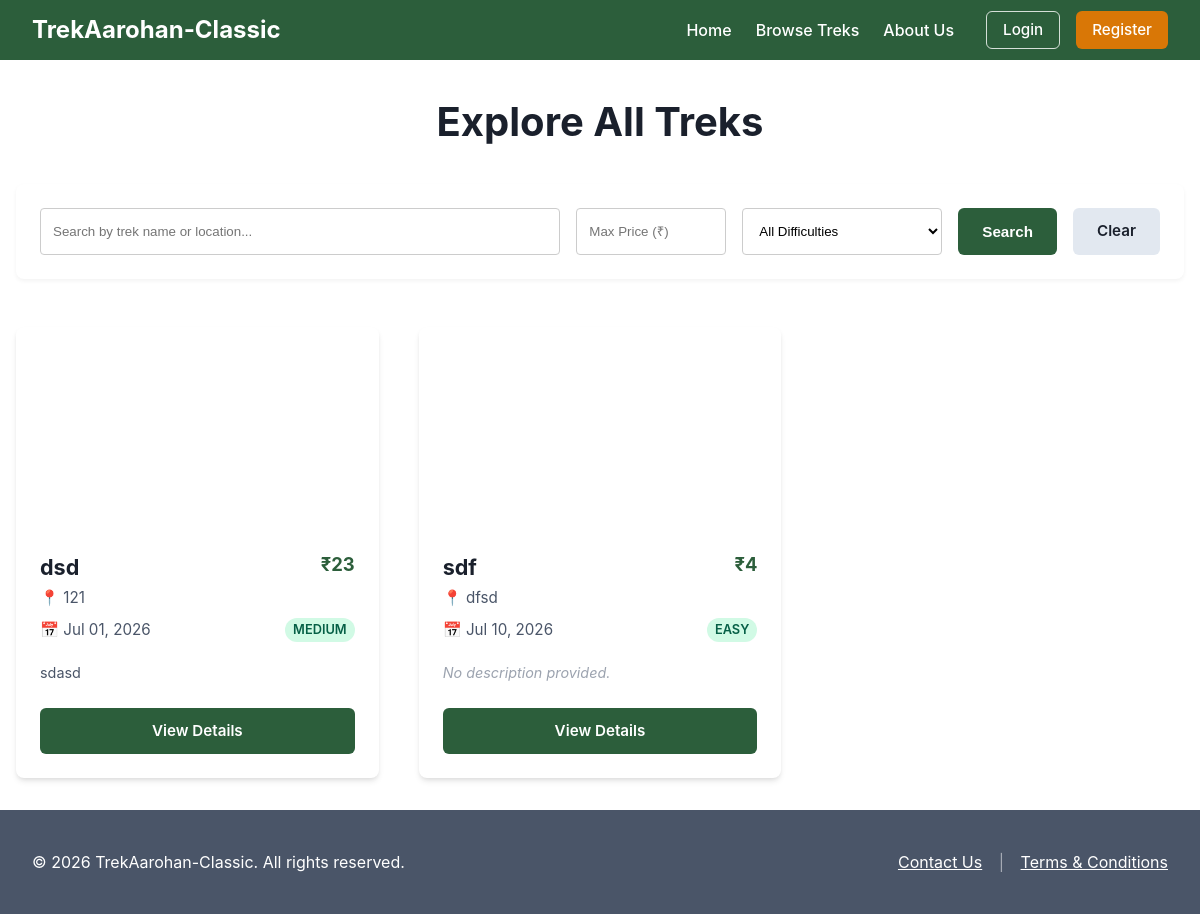
The page /treks on the database as committed earlier.
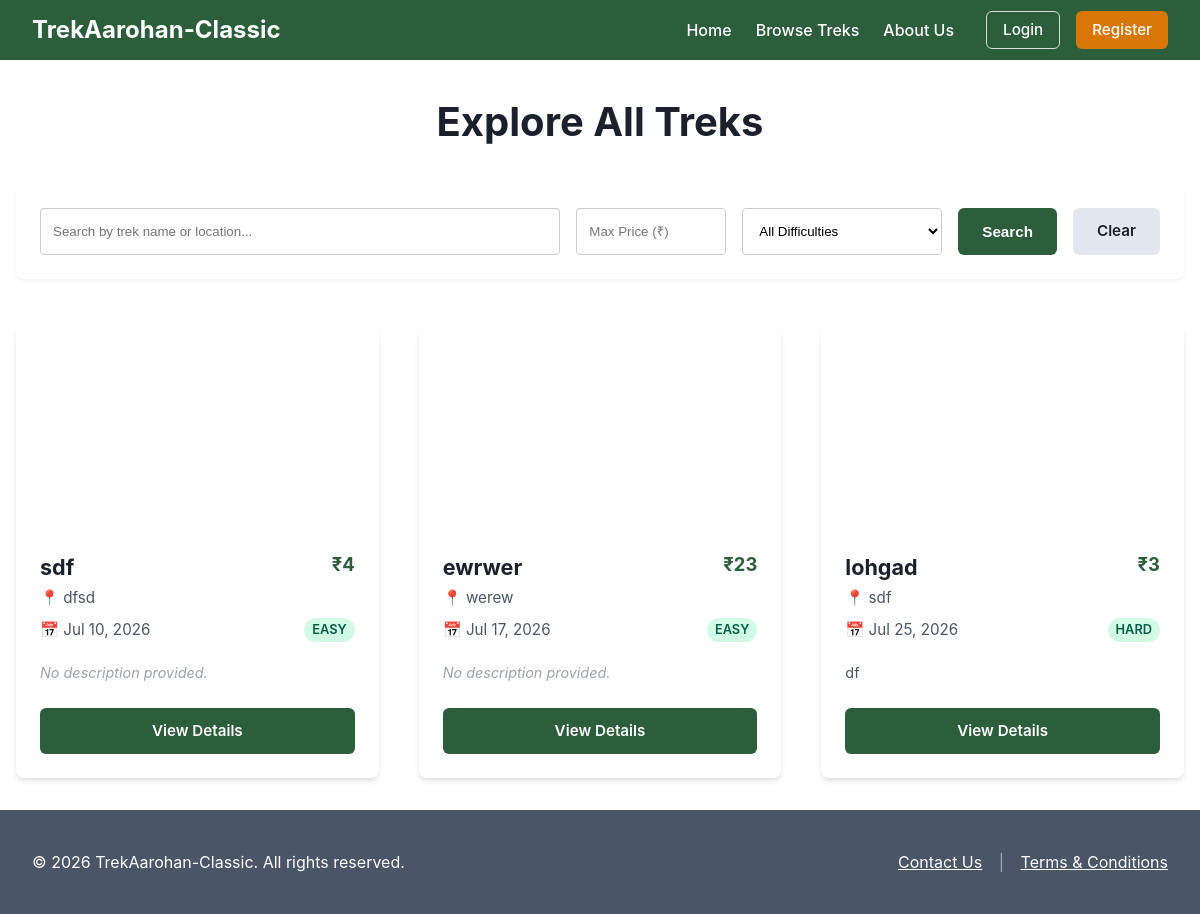
The same page on the database as committed later.
### models.py (models this page shows)
class Trek(db.Model):
    __tablename__ = "trek"
    id = db.Column(db.Integer, primary_key=True, autoincrement=True)
    name = db.Column(db.String(100), nullable=False)
    description = db.Column(db.Text, nullable=True)
    difficulty = db.Column(db.String(20), nullable=False)  # "easy", "medium", "hard"
    location = db.Column(db.String(100), nullable=False)
    slots_available = db.Column(db.Integer, nullable=False)
    start_date = db.Column(db.Date, nullable=False)
    end_date = db.Column(db.Date, nullable=False)
    status = db.Column(db.String(20), default="open", nullable=False)  # "open", "full", "ongoing", "completed", "cancelled"
    assigned_staff_id = db.Column(db.Integer, db.ForeignKey("user.id"), nullable=False)
    cover_image = db.Column(db.String(255), nullable=True)
    price = db.Column(db.Float, default=0.0, nullable=False)
    bookings = db.relationship("Booking", backref="trek", lazy=True)

### app.py (the view)
    @app.route("/treks")
    def public_treks():
        q = request.args.get("q", "").strip()
        difficulty = request.args.get("difficulty", "")
        max_price = request.args.get("max_price", "").strip()
        query = Trek.query.filter_by(status="open")
        if q:
            query = query.filter(db.or_(Trek.name.ilike(f"%{q}%"), Trek.location.ilike(f"%{q}%")))
        if difficulty:
            query = query.filter(Trek.difficulty == difficulty)
        if max_price:
            try:
                query = query.filter(Trek.price <= float(max_price))
            except ValueError:
                pass
        treks = query.order_by(Trek.start_date.asc()).all()
        return render_template("public_treks.html", treks=treks, current_q=q, current_difficulty=difficulty, current_max_price=max_price)

### templates/public_treks.html (shortened to what the changed rows need)
{% extends "base.html" %}
{% block public_content %}
    <div style="max-width: 1200px; margin: 0 auto; padding: 2rem 1rem;">
        <h2 style="text-align: center; margin-bottom: 2rem; font-size: 2.5rem; color: var(--text-color);">Explore All Treks</h2>
        <div style="display: grid; grid-template-columns: repeat(auto-fill, minmax(350px, 1fr)); gap: 2.5rem;">
            {% for trek in treks %}
            <div class="card" style="padding: 0; overflow: hidden; display: flex; flex-direction: column; box-shadow: 0 4px 6px -1px rgba(0, 0, 0, 0.1), 0 2px 4px -1px rgba(0, 0, 0, 0.06); transition: transform 0.2s;">
                {% if trek.cover_image %}
                    <div style="height: 200px; background-image: url('{{ url_for('static', filename='uploads/' ~ trek.cover_image) }}'); background-size: cover; background-position: center;"></div>
                {% else %}
                    <div style="height: 200px; background-image: url('{{ url_for('static', filename='images/trek.jpg') }}'); background-size: cover; background-position: center;"></div>
                {% endif %}
                <div style="padding: 1.5rem; display: flex; flex-direction: column; flex-grow: 1;">
                    <div style="display: flex; justify-content: space-between; align-items: flex-start; margin-bottom: 0.25rem;">
                        <h3 style="margin: 0; font-size: 1.35rem;">{{ trek.name }}</h3>
                        <strong style="color: var(--primary-color); font-size: 1.15rem;">₹{{ "%.0f"|format(trek.price) }}</strong>
                    </div>
                    <p style="color: var(--secondary-color); font-size: 0.95rem; margin: 0 0 0.25rem 0;">📍 {{ trek.location }}</p>
                    <div style="display: flex; justify-content: space-between; align-items: center; margin: 0.25rem 0 0.75rem 0;">
                        <p style="color: var(--secondary-color); font-size: 0.95rem; margin: 0;">📅 {{ trek.start_date.strftime('%b %d, %Y') }}</p>
                        <span class="badge badge-active" style="padding: 0.15rem 0.5rem; font-size: 0.8rem;">{{ trek.difficulty|capitalize }}</span>
                    </div>
                    {% if trek.description %}
                        <p style="color: var(--secondary-color); font-size: 0.9rem; margin: 0.5rem 0 1.5rem 0; line-height: 1.5; display: -webkit-box; -webkit-line-clamp: 2; -webkit-box-orient: vertical; overflow: hidden; text-overflow: ellipsis;">{{ trek.description }}</p>
                    {% else %}
                        <p style="color: #9ca3af; font-style: italic; font-size: 0.9rem; margin: 0.5rem 0 1.5rem 0; line-height: 1.5;">No description provided.</p>
                    {% endif %}
                    <div style="margin-top: auto;">
                        <a href="{{ url_for('public_trek_detail', id=trek.id) }}" class="btn btn-primary" style="display: block; width: 100%; box-sizing: border-box;">View Details</a>
                    </div>
                </div>
            </div>
            {% else %}
            <div style="grid-column: 1 / -1; text-align: center; padding: 4rem; background: #f9fafb; border-radius: 12px; color: var(--secondary-color);">
                <h3 style="margin-top: 0;">More Treks Coming Soon!</h3>
                <p>We are currently updating our catalog with new adventures.</p>
            </div>
            {% endfor %}
        </div>
    </div>
{% endblock %}

Rows that differ between the two databases and show on the page:
no longer on this page (row edited): Trek: name "dsd", price "23", location "121", start_date "Jul 01, 2026", difficulty "MEDIUM", description "sdasd"
now on this page (row edited): Trek: name "ewrwer", price "23", location "werew", start_date "Jul 17, 2026", difficulty "EASY", description "No description provided."
now on this page (row edited): Trek: name "lohgad", price "3", location "sdf", start_date "Jul 25, 2026", difficulty "HARD", description "df"
